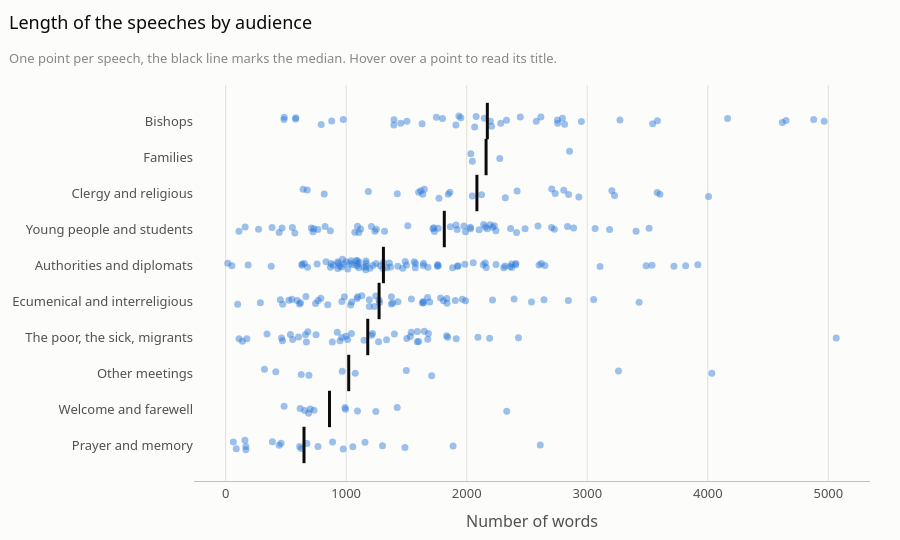

The notebook cell saved with this chart:
### Markdown cell above
### How long does he speak?

### Code cell
order = df.groupby("public")["n_mots"].median().sort_values().index.tolist()
medians = df.groupby("public")["n_mots"].median().reindex(order)

fig = px.strip(df, x="n_mots", y="public", hover_name="titre", custom_data=["voyage"],
               category_orders={"public": order[::-1]})
fig.update_traces(marker=dict(color=g.COULEURS[0], opacity=0.45, size=7), jitter=0.7,
                  hovertemplate="%{hovertext}<br>%{customdata[0]}, %{x} words<extra></extra>")
fig.add_scatter(x=medians.values, y=medians.index, mode="markers", showlegend=False,
                marker=dict(symbol="line-ns-open", size=26, color=g.ENCRE, line=dict(width=3, color=g.ENCRE)),
                hovertemplate="Median: %{x:.0f} words<extra></extra>")
fig.update_xaxes(title="Number of words", showgrid=True)
fig.update_yaxes(title=None)
g.titre(fig, "Length of the speeches by audience",
        "One point per speech, the black line marks the median. Hover over a point to read its title.", hauteur=540)
fig.show()

### Figure 1 — Plotly figure (JSON) as saved in the notebook; plotly's stock layout.template omitted (floating-point values rounded to 4 significant figures; data arrays with more than 128 entries replaced by an {"elided": "..."} marker saying what was removed)
{"data": [{"alignmentgroup": "True", "boxpoints": "all", "customdata": {"elided": "342x1 str values"}, "fillcolor": "rgba(255,255,255,0)", "hoveron": "points", "hovertemplate": "%{hovertext}<br>%{customdata[0]}, %{x} words<extra></extra>", "hovertext": {"elided": "342 str values"}, "jitter": 0.7, "legendgroup": "", "line": {"color": "rgba(255,255,255,0)"}, "marker": {"color": "#2a78d6", "opacity": 0.45, "size": 7}, "name": "", "offsetgroup": "", "orientation": "h", "pointpos": 0, "showlegend": false, "type": "box", "x": {"elided": "342 int values"}, "x0": " ", "xaxis": "x", "y": {"elided": "342 str values"}, "y0": " ", "yaxis": "y"}, {"hovertemplate": "Median: %{x:.0f} words<extra></extra>", "marker": {"color": "#0b0b0b", "line": {"color": "#0b0b0b", "width": 3}, "size": 26, "symbol": "line-ns-open"}, "mode": "markers", "showlegend": false, "type": "scatter", "x": [650.0, 861.5, 1021.0, 1179.0, 1273.0, 1309.0, 1814.0, 2084.0, 2160.0, 2171.0], "y": ["Prayer and memory", "Welcome and farewell", "Other meetings", "The poor, the sick, migrants", "Ecumenical and interreligious", "Authorities and diplomats", "Young people and students", "Clergy and religious", "Families", "Bishops"]}], "layout": {"boxmode": "group", "height": 540, "legend": {"title": {"text": ""}, "tracegroupgap": 0}, "margin": {"t": 85}, "title": {"subtitle": {"font": {"color": "#898781", "size": 13}, "text": "One point per speech, the black line marks the median. Hover over a point to read its title."}, "text": "Length of the speeches by audience"}, "xaxis": {"anchor": "y", "domain": [0.0, 1.0], "showgrid": true, "title": {"text": "Number of words"}}, "yaxis": {"anchor": "x", "categoryarray": ["Prayer and memory", "Welcome and farewell", "Other meetings", "The poor, the sick, migrants", "Ecumenical and interreligious", "Authorities and diplomats", "Young people and students", "Clergy and religious", "Families", "Bishops"], "categoryorder": "array", "domain": [0.0, 1.0], "title": {}}}}
